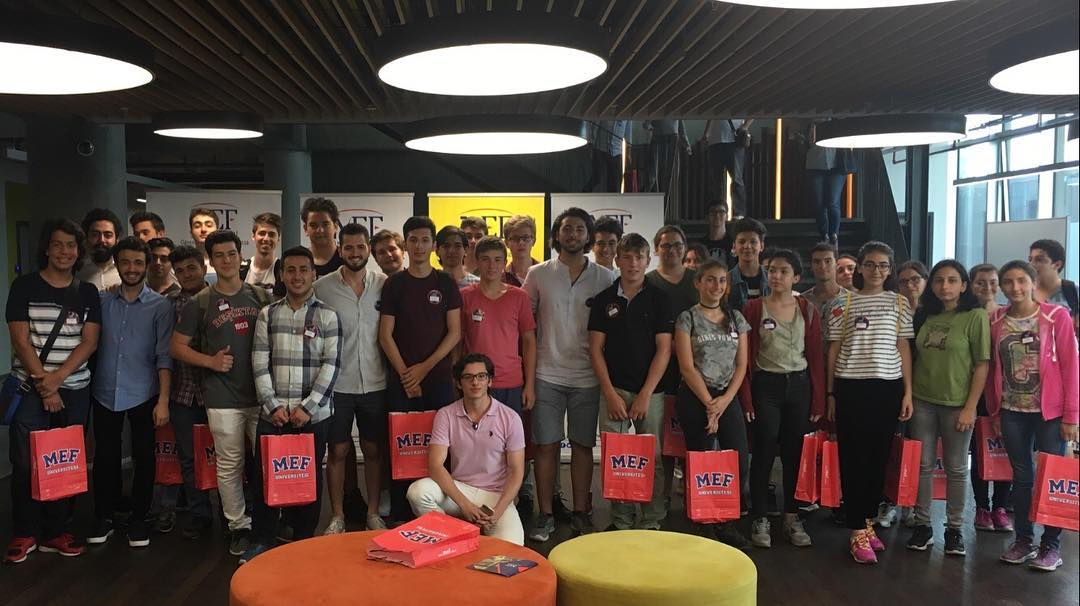
#> input picture inputs/test_image.jpg, 1080 x 606 px; its folder holds only this picture in this run
$ python face_chopper.py   (Python 2 division)
#> lines starting #> are read from the running program, lines starting #| are printed output that depends on the picture
#> further down, cap is the input picture: shape (606, 1080, 3); mean B, G, R 64.4, 70.5, 85.2
#import libraries
import cv2
import numpy as np
import os

#import classifier for face and eye detection
face_classifier = cv2.CascadeClassifier('haarcascade_frontalface_default.xml')
# Import Classifier for Face and Eye Detection
face_classifier = cv2.CascadeClassifier('haarcascade_frontalface_default.xml')
r = cv2.CascadeClassifier ('haarcascade_profileface.xml')
def face_detector (img, size=0.5):
#> called with size = 0.5
	try:
		gray = cv2.cvtColor(img, cv2.COLOR_BGR2GRAY)
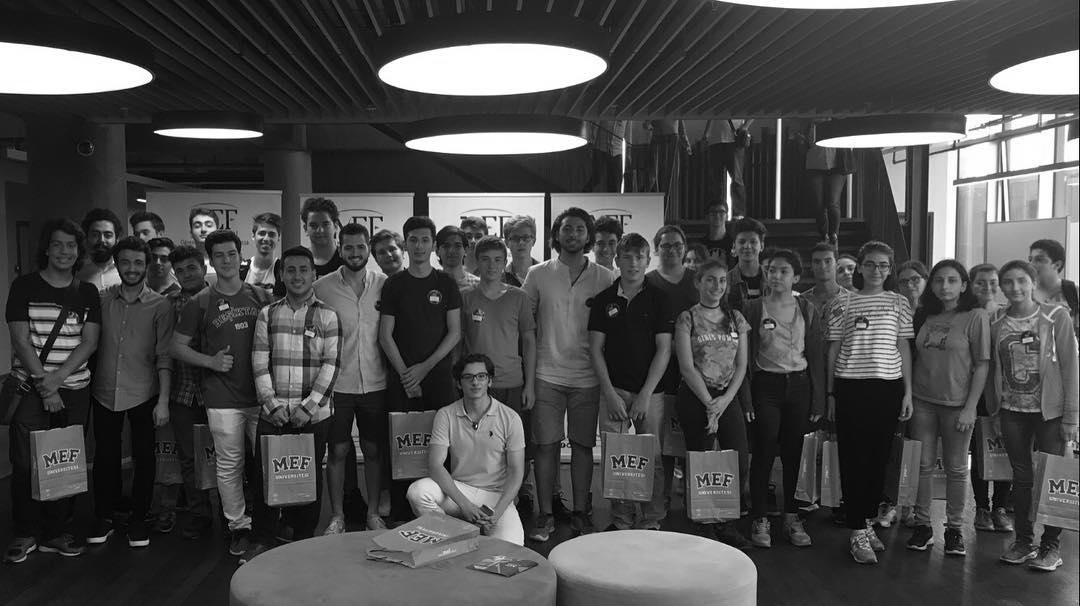
#> gray: shape (606, 1080); min 0, max 255, mean 74.2
	except Exception as e:
		return 0,img


	faces = face_classifier.detectMultiScale(gray,1.3,5)
#> faces = [[477, 248, 30, 30], [47, 231, 36, 36], [116, 250, 34, 34], [858, 252, 35, 35], [280, 257, 36, 36], [927, 266, 37, 37], [998, 268, 36, 36], [456, 363, 40, 40]]
	if faces is ():
		faces = r.detectMultiScale(gray,1.3,5)
		if faces is ():
			return 0,img
	# Given coordinates to detect face and eyes location from ROI
	print len (faces)
#| 8
	roi_color=[]

	for (x, y, w, h) in faces:
		c=15
		x = x - c
		w = w + c
		y = y - c
		h = h + c
		roi_gray = gray[y: y+h, x: x+w]
		roi_color.append( img[y: y+h, x: x+w])
#> this loop made 8 passes
#> (x, y, w, h) on passes 1 to 8: (462, 233, 45, 45), (32, 216, 51, 51), (101, 235, 49, 49), (843, 237, 50, 50), (265, 242, 51, 51), (912, 251, 52, 52), (983, 253, 51, 51), (441, 348, 55, 55)
#> pass 1, in face_detector, `roi_gray = gray[y: y+h, x: x+w]`:
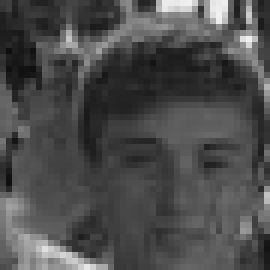
#> roi_gray: shape (45, 45) (shown 6 times larger); min 15, max 241, mean 76.3
#> pass 2, in face_detector, `roi_gray = gray[y: y+h, x: x+w]`:
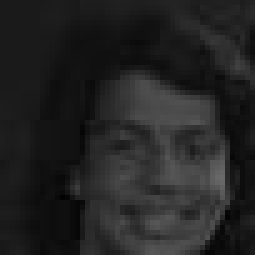
#> roi_gray: shape (51, 51) (shown 5 times larger); min 2, max 105, mean 35.4
#> pass 3, in face_detector, `roi_gray = gray[y: y+h, x: x+w]`:
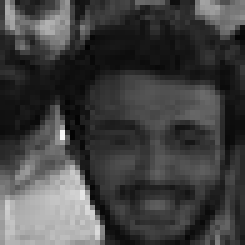
#> roi_gray: shape (49, 49) (shown 5 times larger); min 3, max 247, mean 66
#> after the loop, roi_color = 8 items
	leng= roi_color.__len__()
#> leng = 8
	print leng
#| 8
	return leng,roi_color
		# Webcam setup for Face Detection


n=0
for path in os.listdir("inputs"):
	print path
	cap = cv2.imread("inputs/"+path)
	#cap = cv2.resize(cap, (400, 300))

	leng ,frames = face_detector (cap)
#> leng = 8; frames = 8 items
	for i in range (0,leng):
		cv2.imwrite("outputs/test%d.jpg" % n ,frames[i])
		n+=1
#> this loop made 8 passes
#> pass 1, `cv2.imwrite("outputs/test%d.jpg" % n ,frames[i])`:
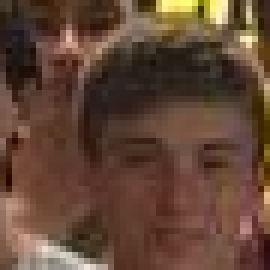
#> saved as test0.jpg: shape (45, 45, 3) (shown 6 times larger); mean B, G, R 53.7, 69.8, 97.8
#> after the loop, n = 8
